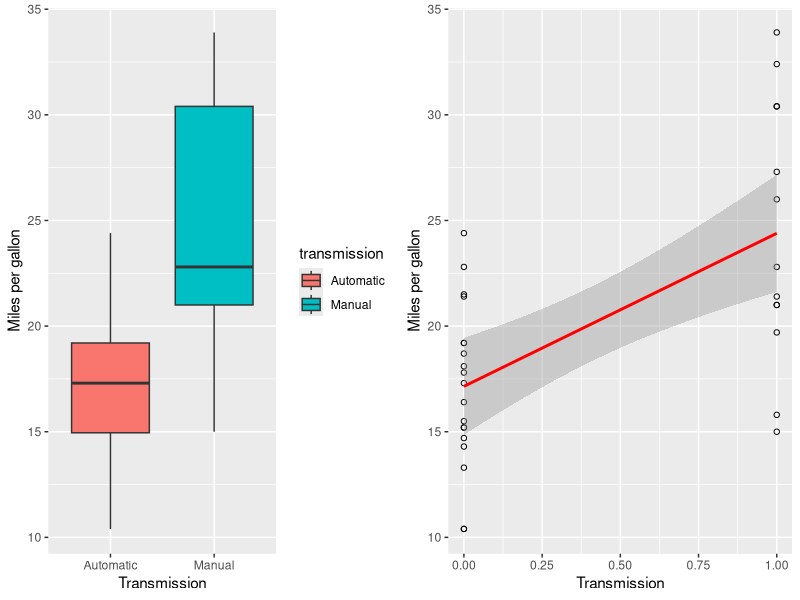
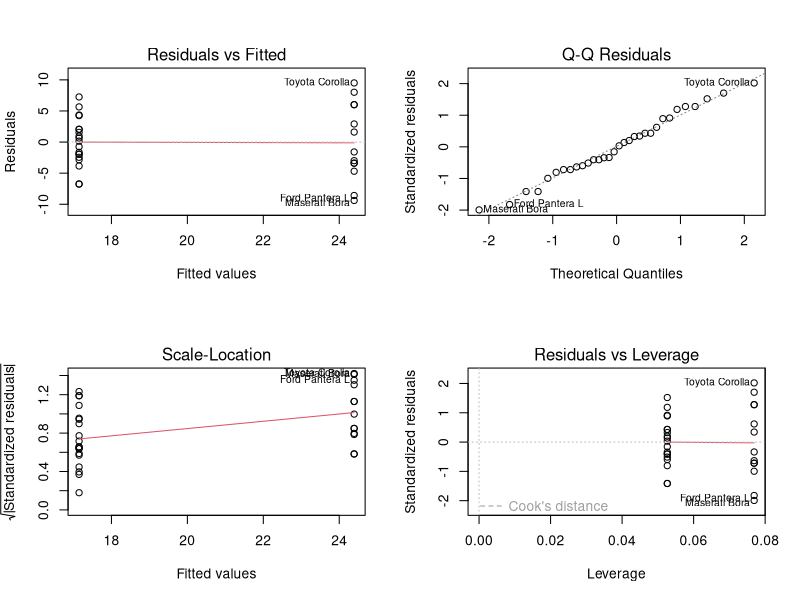
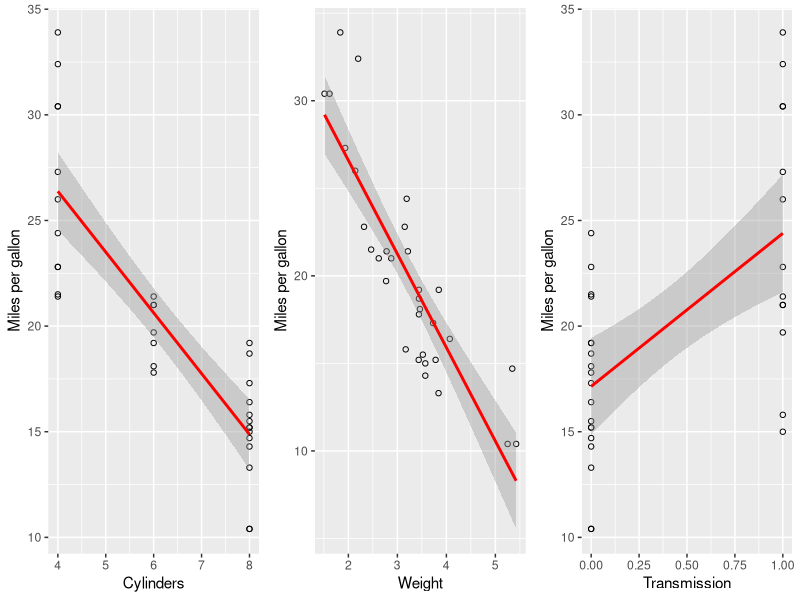
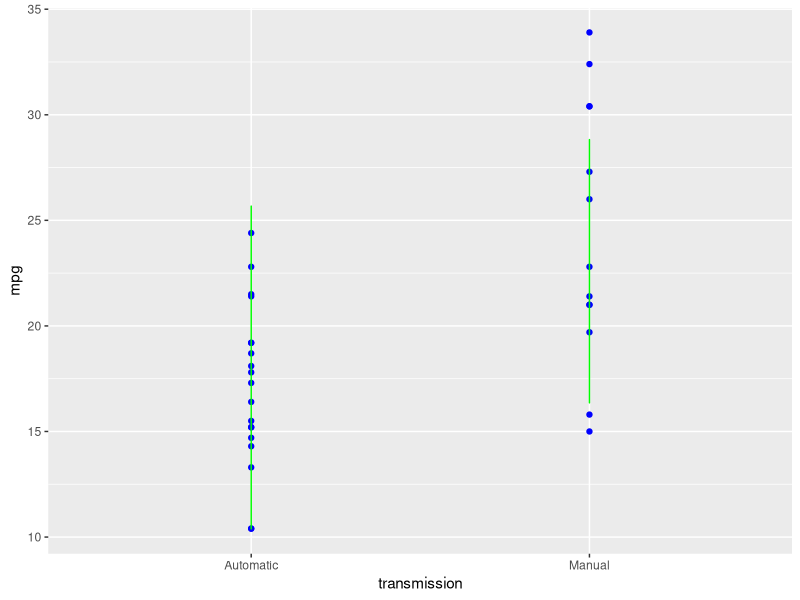

These figures' R source, in order:
## ---- chunk 1
knitr::opts_chunk$set(echo = TRUE)

library(ggplot2)
library(grDevices)
library(gridExtra)
library(stats)
library(car)
## ---- chunk 2

mtcars <- transform(mtcars, transmission = ifelse(am==0, "Automatic", "Manual"))
str(mtcars)
summary(mtcars)
head(mtcars)

## ---- chunk 3
gbp_mpg_am <- ggplot() + geom_boxplot(data=mtcars, aes(x=transmission, y=mpg, fill=transmission)) + xlab("Transmission") + ylab("Miles per gallon")

gsp_mpg_am <- ggplot(mtcars) + geom_point(shape=1) + aes(x=am, y=mpg) + geom_smooth(method=lm, color="red") + xlab("Transmission") + ylab("Miles per gallon")

grid.arrange(gbp_mpg_am, gsp_mpg_am, ncol=2)

## ---- chunk 4
fit <- lm(mpg ~ transmission, data=mtcars)
coefficients(fit)
## ---- chunk 5
resid(fit)
## ---- chunk 6
round(dfbetas(fit)[1:32, 2],3)
## ---- chunk 7
round(hatvalues(fit)[1:32],3)
## ---- chunk 8

par(mfrow=c(2,2))
plot(fit)
## ---- chunk 9
fit2 <- lm(mpg ~ transmission + cyl, data=mtcars)
fit3 <- lm(mpg ~ transmission + cyl + wt, data=mtcars)
vif2 <- vif(fit2)
vif3 <- vif(fit3)

vif2
vif3

## ---- chunk 10
gsp_mpg_cyl <- ggplot(mtcars) + geom_point(shape=1) + aes(x=cyl, y=mpg) + geom_smooth(method=lm, color="red") + xlab("Cylinders") + ylab("Miles per gallon")
gsp_mpg_wt <- ggplot(mtcars) + geom_point(shape=1) + aes(x=wt, y=mpg) + geom_smooth(method=lm, color="red") + xlab("Weight") + ylab("Miles per gallon")

gsp_mpg_am <- ggplot(mtcars) + geom_point(shape=1) + aes(x=am, y=mpg) + geom_smooth(method=lm, color="red") + xlab("Transmission") + ylab("Miles per gallon")

grid.arrange(gsp_mpg_cyl, gsp_mpg_wt, gsp_mpg_am, ncol=3)

## ---- chunk 11
summary(fit3)
lm_fit <- lm(mpg ~ transmission + cyl + wt, data=mtcars)
predicted_df <- data.frame(mpg_pred = predict(lm_fit, mtcars), transmission = mtcars$transmission)
ggplot(data=mtcars, aes(x=transmission, y = mpg)) + geom_point(color="blue") + geom_line(color="green", data= predicted_df, aes(x=transmission, y = mpg_pred))
